Frame 1 (no input): blank canvas, image omitted
Frame 60 (the mouse pressed at the canvas centre just before this capture): blank canvas, image omitted
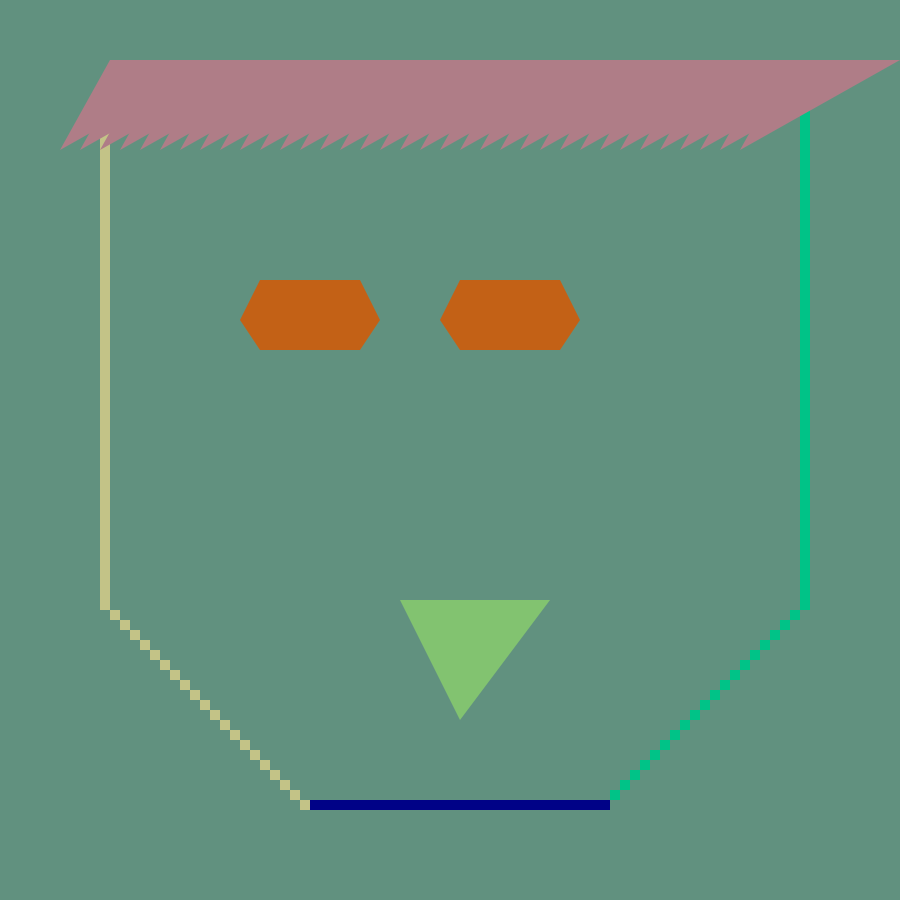
Frame 120 (the mouse held since frame 60 and released just before this capture)

The Processing sketch whose frames 1 and 60 were blank and that drew this single picture after the mouse press (run headless with seeded random() and noise(); from frame 60 on, the mouse is pressed at the canvas centre):

// Processing sketch: processing_70805
// ── processing_70805.pde

void setup()
{
size(900,900);
noStroke();
}

void draw()
{
//color settings
int re = mouseX;
int gr = mouseY;
int bl = mouseX+mouseY;
for(int i = 0;re>255;i++)
{
re = re- 255;
}
for(int i = 0;gr>255;i++)
{
gr = gr - 255;
}
for (int i = 0;bl>255;i++)
{
bl = bl - 255;
}
background(re/2,gr-50,bl-8);
fill(re,gr,bl);
pushMatrix();
translate(100,100);
for(int i = 0; i<50; i++)
{translate(0,10);rect(0,0,10,10);}
for(int i = 0; i<20; i++)
{translate(10,10);rect(0,0,10,10);}
fill(re-gr,gr/90,bl);
for(int i = 0; i<30; i++)
{translate(10,0);rect(0,0,10,10);}
fill(0,gr,bl);
for(int i = 0; i<20; i++)
{translate(10,-10);rect(0,0,10,10);}
for(int i = 0; i<50; i++)
{translate(0,-10);rect(0,0,10,10);}
popMatrix();
//mouth
fill(re/1.5,gr,bl/1.2);
triangle(550, 600, 460, 720, 400, 600);
pushMatrix();
//hair
fill(re-20,gr-70,bl);
for(int i = 0;i<35;i++)
{translate(20,0);triangle(90, 60, 200, 60, 40, 150);}
popMatrix();
//eyes
fill(re,gr/2,bl/6);
triangle(260, 280, 260, 350, 240, 320);
triangle(360, 280, 360, 350, 380, 320);
rect(260,280,100,70);
pushMatrix();
translate(200,0);
triangle(260, 280, 260, 350, 240, 320);
triangle(360, 280, 360, 350, 380, 320);
rect(260,280,100,70);
popMatrix();

}
